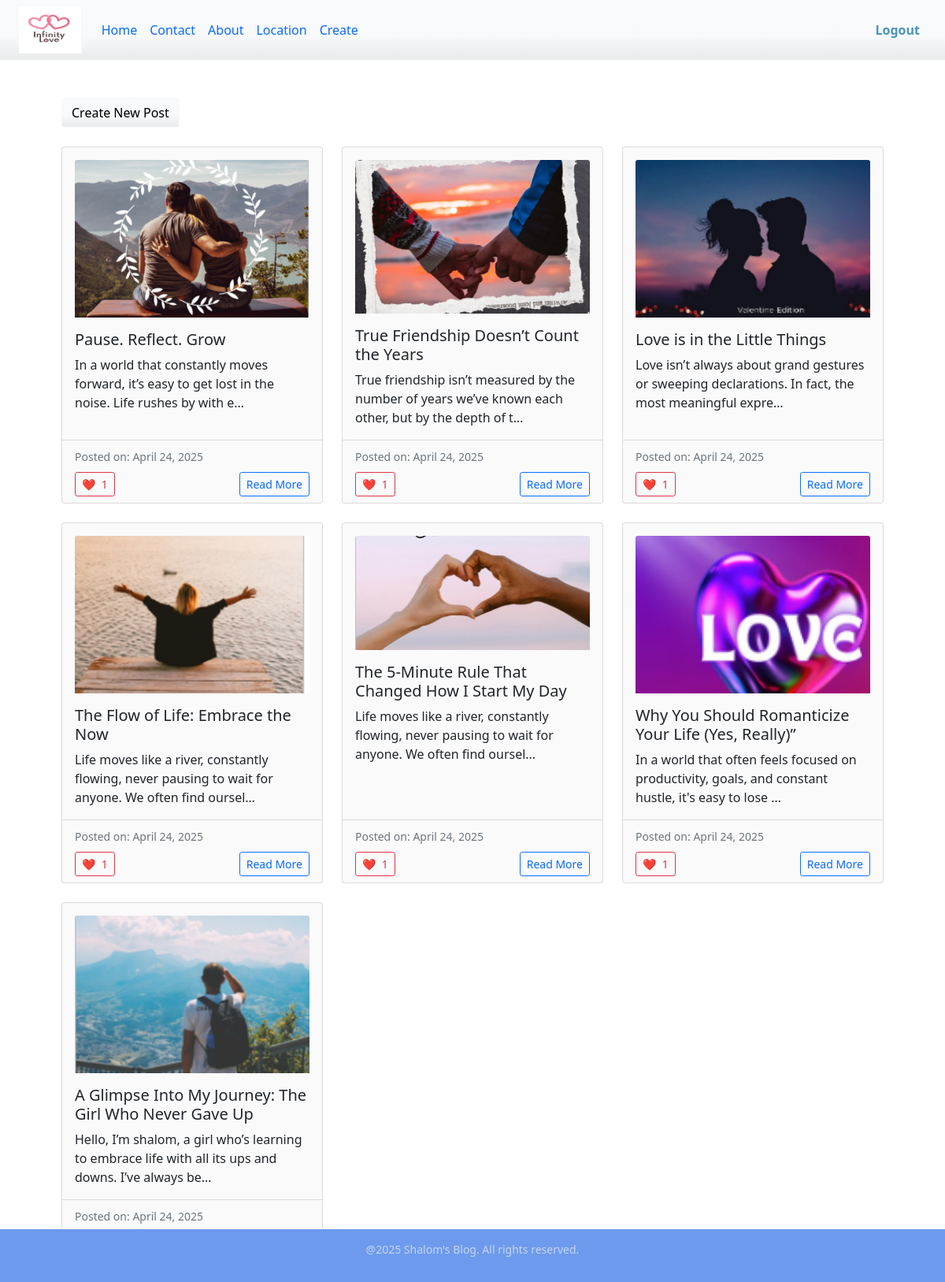
The app's page / (signed in) with its own data.
### core/models.py (models this page shows, shortened)
class Post(models.Model):
    title = models.CharField(max_length=200)
    content = models.TextField()
    author = models.ForeignKey(User, on_delete=models.CASCADE, related_name='posts')  # Author
    image = models.ImageField(upload_to='post_images/', blank=True, null=True)  # Image
    created_at = models.DateTimeField(auto_now_add=True)
    updated = models.DateTimeField(auto_now=True)
    likes = models.ManyToManyField(User, related_name='likes', blank=True)  # Likes
    def total_likes(self):
        return self.likes.count()

### core/views.py (the view)
# urls.py: 2. Add a URL to urlpatterns:  path('', views.home, name='home')
@login_required
def home(request):
    posts = Post.objects.all().order_by('-created_at')
    return render(request, 'home.html', {'posts': posts})

### core/templates/home.html (shortened to what this page needs)
{% extends 'base.html' %}
{% load static %}
{% block content %}
<link href="https://cdn.jsdelivr.net/npm/bootstrap@5.3.2/dist/css/bootstrap.min.css" rel="stylesheet">
<div class="overlay">
    <div class="container mt-5">
        <a href="{% url 'core:post_create' %}" class="btn btn-light mb-4">Create New Post</a>
        <div class="row row-cols-1 row-cols-md-3 g-4">
            {% for post in posts %}
            <div class="col">
                <div class="card h-100 bg-light bg-opacity-75">
                    <div class="card-body">
                        {% if post.image %}
                        <img src="{{ post.image.url }}" alt="Post Image" class="card-img-top mb-3" style="max-height: 200px; object-fit: cover;">
                        {% endif %}
                        <h5 class="card-title">{{ post.title }}</h5>
                        <p class="card-text">{{ post.content|truncatechars:100 }}</p>
                    </div>
                    <div class="card-footer bg-transparent">
                        <small class="text-muted">Posted on: {{ post.created_at|date:"F j, Y" }}</small>
                        <form method="post" action="{% url 'core:increaselikes' post.id %}" class="mt-2">
                            <a href="{% url 'core:post_detail' post.pk %}"
                            class="btn btn-sm btn-outline-primary float-end">Read More</a>
                            <button type="submit" class="btn btn-sm btn-outline-danger like-button"
                                data-post-id="{{ post.id }}">
                                ❤️
                                <span class="ms-1 like-count">
                                    {{ post.total_likes }}
                                </span>
                            </button>
                        </form>
                    </div>
                </div>
            </div>
            {% endfor %}
        </div>
    </div>
</div>
{%endblock %}

### templates/base.html (shortened to what this page needs)
{% load static %}
<!DOCTYPE html>
<html lang="en">
<head>
  <link rel="stylesheet" href="{% static 'assets/bootstrap.css' %}">
</head>
<body>
  <nav class="navbar navbar-expand-lg bg-light" data-bs-theme="light">
    <div class="container-fluid">
      <img src="{% static 'images/love.png' %}" alt="" width="80" height="60" class="d-inline-block align-text-top">
      <div class="collapse navbar-collapse" id="navbarColor02">
        <div class='flex space-x-4 text-xl'>
        </div>
        <ul class="navbar-nav me-auto">
          <li class="nav-item">
            <a class="nav-link" href="{% url 'core:home' %}">Home</a>
          </li>
          <li class="nav-item">
            <a class="nav-link" href="{% url 'core:contact' %}">Contact</a>
          </li>
          <li class="nav-item">
            <a class="nav-link" href="{% url 'core:about' %}">About</a>
          </li>
          <li class="nav-item">
            <a class="nav-link" href="{% url 'core:location' %}">Location</a>
          </li>
          <li class="nav-item">
            <a class="nav-link" href="{% url 'core:post_create'%}">Create</a>
          </li>
        </ul>
        <ul class="navbar-nav ms-auto">
          {% if user.is_authenticated %}
          <li class="nav-item">
            <a class="nav-link fw-bold" style="color: #4a95bb;" href="{% url 'core:logout' %}">Logout</a>
          </li>
          {% endif %}
        </ul>
      </div>
    </div>
  </nav>
  <div class="container">
    {% block content %}
    {% endblock %}
  </div>
  <link href="https://cdn.jsdelivr.net/npm/bootstrap@5.1.3/dist/css/bootstrap.min.css" rel="stylesheet">
  <body>
  </body>
</body>
<footer>
  <p>@2025 Shalom's Blog. All rights reserved.</p>
</footer>
</html>

### templates/base.html (style rules this page uses)
body { background-color: rgba(245, 245, 245, 0.74); }

### core/templates/home.html (style rules this page uses)
body { background-color: whitesmoke; }
footer { background-color: rgb(109, 154, 236); color: rgba(245, 245, 245, 0.664); text-align: center; padding: 15px 0; position: fixed; width: 100%; bottom: 0; }
footer p { font-size: 14px; }
.card { transition: transform 0.2s ease-in-out; }

### records on screen
Post: image (picture), title "Pause. Reflect. Grow", content "In a world that constantly moves forward, it’s easy to get lost in the noise. Life rushes by with e…", created_at "April 24, 2025", total_likes "1"
Post: image (picture), title "True Friendship Doesn’t Count the Years", content "True friendship isn’t measured by the number of years we’ve known each other, but by the depth of t…", created_at "April 24, 2025", total_likes "1"
Post: image (picture), title "Love is in the Little Things", content "Love isn’t always about grand gestures or sweeping declarations. In fact, the most meaningful expre…", created_at "April 24, 2025", total_likes "1"
Post: image (picture), title "The Flow of Life: Embrace the Now", content "Life moves like a river, constantly flowing, never pausing to wait for anyone. We often find oursel…", created_at "April 24, 2025", total_likes "1"
Post: image (picture), title "The 5-Minute Rule That Changed How I Start My Day", content "Life moves like a river, constantly flowing, never pausing to wait for anyone. We often find oursel…", created_at "April 24, 2025", total_likes "1"
Post: image (picture), title "Why You Should Romanticize Your Life (Yes, Really)”", content "In a world that often feels focused on productivity, goals, and constant hustle, it's easy to lose …", created_at "April 24, 2025", total_likes "1"
Post: image (picture), title "A Glimpse Into My Journey: The Girl Who Never Gave Up", content "Hello, I’m shalom, a girl who’s learning to embrace life with all its ups and downs. I’ve always be…", created_at "April 24, 2025"
